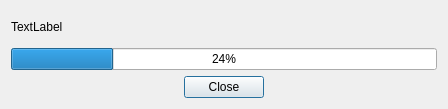
<?xml version="1.0" encoding="UTF-8"?>
<ui version="4.0">
 <class>detectorTestDialog</class>
 <widget class="QDialog" name="detectorTestDialog">
  <property name="geometry">
   <rect>
    <x>0</x>
    <y>0</y>
    <width>448</width>
    <height>109</height>
   </rect>
  </property>
  <property name="windowTitle">
   <string>Testing Detector</string>
  </property>
  <layout class="QGridLayout" name="gridLayout">
   <item row="2" column="0" colspan="3">
    <widget class="QProgressBar" name="progressBar">
     <property name="value">
      <number>24</number>
     </property>
    </widget>
   </item>
   <item row="3" column="1">
    <widget class="QDialogButtonBox" name="buttonBox">
     <property name="standardButtons">
      <set>QDialogButtonBox::Close</set>
     </property>
     <property name="centerButtons">
      <bool>true</bool>
     </property>
    </widget>
   </item>
   <item row="1" column="0" colspan="3">
    <widget class="QLabel" name="label">
     <property name="text">
      <string>TextLabel</string>
     </property>
    </widget>
   </item>
  </layout>
 </widget>
 <resources/>
 <connections>
  <connection>
   <sender>buttonBox</sender>
   <signal>rejected()</signal>
   <receiver>detectorTestDialog</receiver>
   <slot>cancel()</slot>
   <hints>
    <hint type="sourcelabel">
     <x>233</x>
     <y>91</y>
    </hint>
    <hint type="destinationlabel">
     <x>262</x>
     <y>104</y>
    </hint>
   </hints>
  </connection>
 </connections>
 <slots>
  <slot>cancel()</slot>
 </slots>
</ui>
